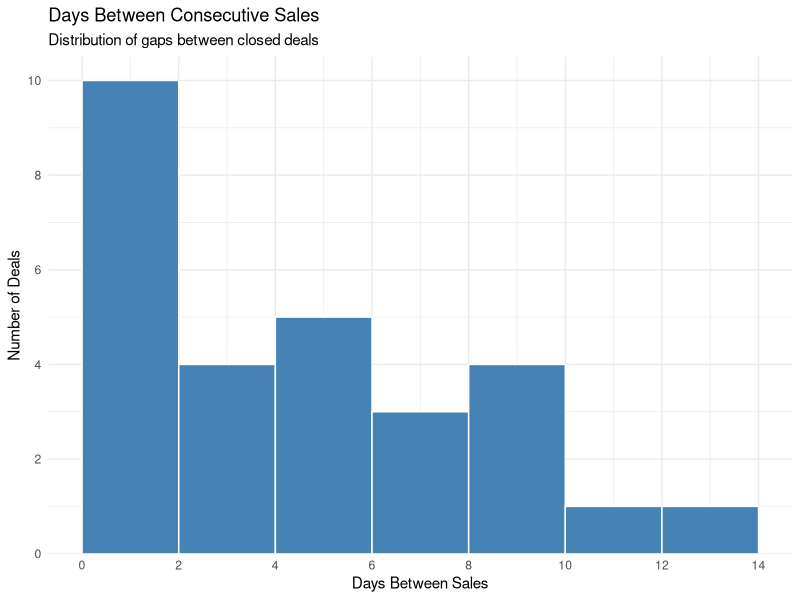
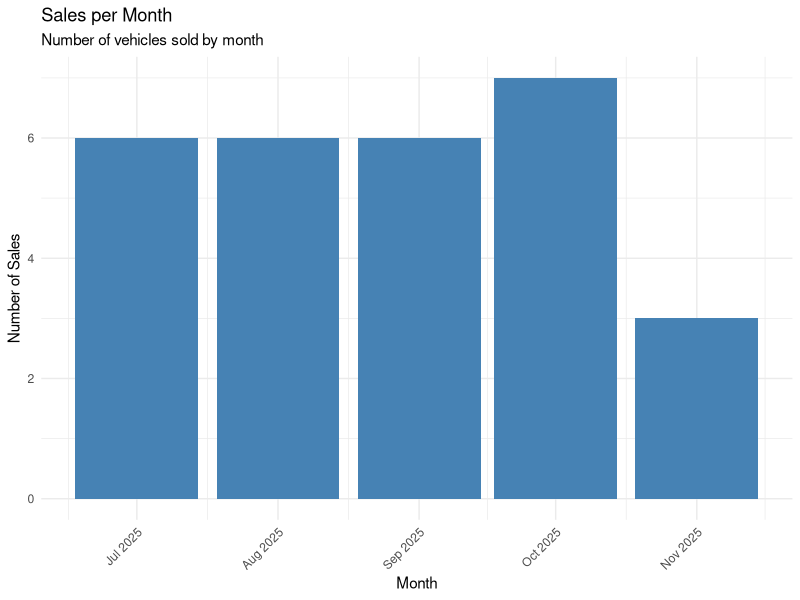

The R source for these figures, in order:
## ---- chunk 1
library(tidyverse)

sales <- read.csv("data/sales_data.csv")

start_date <- as.Date("2025-06-23")

sales_cadence <- sales %>%
  mutate(
    Date = as.Date(Date, format = "%m/%d/%Y"),
    prev_date = lag(Date, default = start_date),
    days_between = as.numeric(Date - prev_date)
  )

ggplot(sales_cadence, aes(x = days_between)) +
  geom_histogram(
    binwidth = 2,
    boundary = 0,
    fill = "steelblue",
    color = "white"
  ) +
  scale_x_continuous(
    breaks = seq(0, max(sales_cadence$days_between, na.rm = TRUE), by = 2)
  ) +
  scale_y_continuous(
    breaks = seq(0, 14, by = 2),
    expand = expansion(mult = c(0, 0.05))
  ) +
  labs(
    title = "Days Between Consecutive Sales",
    subtitle = "Distribution of gaps between closed deals",
    x = "Days Between Sales",
    y = "Number of Deals"
  ) +
  theme_minimal()

## ---- chunk 2
mean(sales_cadence$days_between)
## ---- chunk 3
min(sales_cadence$days_between)

sales_cadence %>%
  summarise(
    same_day_sales = sum(days_between == 0, na.rm = TRUE)
  )
## ---- chunk 4
max(sales_cadence$days_between)

sales_cadence %>%
  filter(days_between == max(days_between)) %>%
  select(Date, prev_date, days_between)
## ---- chunk 5
sales %>%
  mutate(
    Date = as.Date(Date, format = "%m/%d/%Y"),
    month = as.Date(format(Date, "%Y-%m-01"))
  ) %>%
  count(month) %>%
  ggplot(aes(x = month, y = n)) +
  geom_col(fill = "steelblue") +
  scale_x_date(date_labels = "%b %Y") +
  labs(
    title = "Sales per Month",
    subtitle = "Number of vehicles sold by month",
    x = "Month",
    y = "Number of Sales"
  ) +
  theme_minimal() +
  theme(
    axis.text.x = element_text(angle = 45, hjust = 1)
  )
## ---- chunk 6
make_counts <- sales %>%
  count(Make, sort = TRUE) %>%
  mutate(
    percent = scales::percent(n / sum(n))
  ) %>%
  rename(
    model = Make,
    deals = n
  )

make_counts
## ---- chunk 7
cdjr_makes <- c("Chrysler", "Dodge", "Jeep", "RAM")

cdjr_vs_non <- sales %>%
  mutate(
    dealer_brand = if_else(
      Make %in% cdjr_makes,
      "CDJR",
      "Non-CDJR"
    )
  ) %>%
  count(dealer_brand) %>%
  mutate(
    percent = scales::percent(n / sum(n))
  ) %>%
  rename(
    category = dealer_brand,
    deals = n
  )

cdjr_vs_non
## ---- chunk 8
model_counts <- sales %>%
  count(Model, sort = TRUE) %>%
  mutate(
    percent = scales::percent(n / sum(n))
  ) %>%
  rename(
    model = Model,
    deals = n
  )

model_counts
